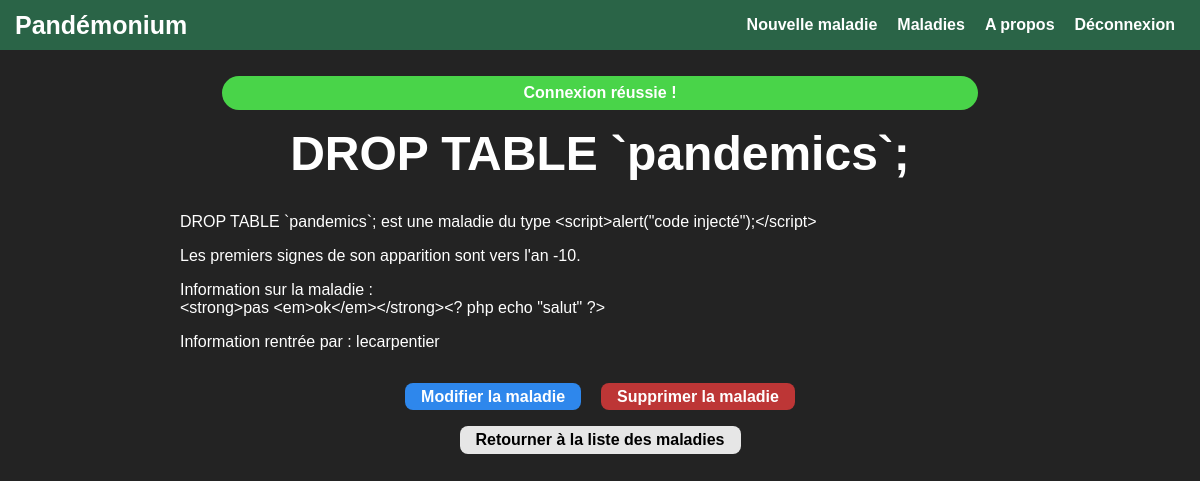
The app's page /index.php/pandemics/3 (signed in) with its own data.
### tables this page shows
CREATE TABLE `pandemics` (
  `id` int(11) NOT NULL AUTO_INCREMENT,
  `name` varchar(255) NOT NULL,
  `type` varchar(255) NOT NULL,
  `discoveryYear` int(11) NOT NULL,
  `description` text NOT NULL,
  `creator` varchar(255) NOT NULL,
  PRIMARY KEY (`id`)
);

### src/controller/PandemicController.php (called while the page is built, shortened)
<?php
class PandemicController
{
    private $view, $storage, $router, $manager;
    public function __construct($view, $storage, $router, $manager)
    {
        $this->view = $view;
        $this->storage = $storage;
        $this->manager = $manager;
    }
    public function showInformation($id)
    {
        $pandemic = $this->storage->read($id);
        if ($pandemic !== null) {
            $this->view->makePandemicPage($pandemic, $id, $this->permission($pandemic));
        } else {
            $this->view->displayUnknownPandemic();
        }
    }
    private function permission($pandemic)
    {
        return $this->manager->getUser() !== null && ($this->manager->getUser()->getUsername() === $pandemic->getCreator() || $this->manager->isAdminConnected());
    }
}

### src/Router.php (called while the page is built, shortened)
<?php
require_once("AbstractRouter.php");
require_once("PandemicRouter.php");
class Router extends AbstractRouter
{
    private $subrouters;
    public function __construct()
    {
        $this->subrouters = array(new PandemicRouter($this), new AuthenticationRouter($this), new AdminRouter($this));
    }
    public function createURLs()
    {
        $this->urls["home"] = "";
        $this->urls["about"] = "/about";
        $this->urls = array_merge($this->urls, $this->getSubRouter("pandemics")->getURLs());
        $this->urls = array_merge($this->urls, $this->getSubRouter("accounts")->getURLs());
        $this->urls = array_merge($this->urls, $this->getSubRouter("admin")->getURLs());
    }
    public function main($db, $path_exploded = "", $auth_manager = null)
    {
        if (isset($_SERVER['PATH_INFO'])) {
            $path_exploded = array_slice(explode('/', $_SERVER['PATH_INFO']), 1);
        }
        $auth_manager = new AuthenticationManager($db->getStorage("users"));
        try {
            if ($path_exploded === "" || (count($path_exploded) == 1 && $path_exploded[0] === "")) {
                $this->view->homePage();
            } else if (count($path_exploded) == 1 && $path_exploded[0] === "about") {
                $this->view->aboutPage();
            } else {
                switch ($path_exploded[0]) {
                    case 'pandemics':
                        $sub_router = $this->getSubRouter("pandemics");
                        $sub_router->main($db, array_slice($path_exploded, 1), $auth_manager);
                        $this->view = $sub_router->getView();
                        break;
                }
            }
        } catch (Exception $e) {
            $this->view->show500();
        }
        if ($auth_manager->isUserConnected()) {
            $this->view->removeNavLink("Connexion");
            $this->view->removeNavLink("S'inscrire");
        } else {
            $this->view->removeNavLink("Nouvelle maladie");
            $this->view->removeNavLink("Déconnexion");
        }
        if (!$auth_manager->isAdminConnected()) {
            $this->view->removeNavLink("Admin");
        }
        $this->view->setFeedback($this->getFeedback());
        $this->view->render();
    }
    public function getSubRouter($app_name)
    {
        foreach ($this->subrouters as $key) {
            if ($key->getAppName() === $app_name) {
                return $key;
            }
        }
        return null;
    }
}

### index.php (called while the page is built, shortened)
<?php
require_once("Router.php");
require_once("settings.php");
$router = new Router();
$router->main($db);
?>

### src/model/Pandemic.php (called while the page is built, shortened)
<?php
class Pandemic
{
    private $name, $type, $discoveryYear, $description, $creator;
    public function getName()
    {
        return $this->name;
    }
    public function getType()
    {
        return $this->type;
    }
    public function getDiscoveryYear()
    {
        return $this->discoveryYear;
    }
    public function getDescription()
    {
        return $this->description;
    }
    public function getCreator()
    {
        return $this->creator;
    }
    public function setName($name)
    {
        $this->name = $name;
    }
    public function setType($type)
    {
        $this->type = $type;
    }
    public function setDiscoveryYear($discoveryYear)
    {
        $this->discoveryYear = $discoveryYear;
    }
    public function setDescription($description)
    {
        $this->description = $description;
    }
    public function setCreator($creator)
    {
        $this->creator = $creator;
    }
}

### src/model/PandemicStorageMySQL.php (called while the page is built, shortened)
<?php
require_once("model/Pandemic.php");
class PandemicStorageMySQL implements Storage
{
    private $database;
    public function __construct($pdo)
    {
        $this->database = $pdo;
    }
    public function read($object_id)
    {
        $request = "SELECT * FROM pandemics WHERE id=:id";
        $stmt = $this->database->prepare($request);
        $stmt->execute(array(":id" => intval($object_id)));
        $fetched_data = $stmt->fetch(PDO::FETCH_ASSOC);
        if ($fetched_data) {
            return new Pandemic($fetched_data['name'], $fetched_data['type'], intval($fetched_data['discoveryYear']), $fetched_data['description'], $fetched_data['creator']);
        }
        return null;
    }
}

### src/Utils.php (called while the page is built)
<?php
class Utils {
    public static function htmlesc($str)
    {
        return htmlentities(
            $str,
            ENT_QUOTES
                | ENT_SUBSTITUTE
                | ENT_HTML5,
            'UTF-8'
        );
    }
}

### src/view/AbstractView.php (called while the page is built, shortened)
<?php
abstract class AbstractView
{
    public function __construct($router, $include_file_name, $feedback = array())
    {
        $this->router = $router;
    }
}

### src/AbstractRouter.php (called while the page is built, shortened)
<?php
abstract class AbstractRouter
{
    protected $app_name, $urls, $view, $main_router;
    public function __construct($app_name, $view, $main_router = null)
    {
        $this->app_name = $app_name;
        $this->urls = array();
    }
    private function getURLParameters($url)
    {
        $matches = array();
        preg_match_all("/<([A-Za-z0-9]+)>/", $url, $matches, PREG_OFFSET_CAPTURE);
        $parameters = array();
        for ($i = 0; $i < count($matches[0]); $i++) {
            $parameters[$matches[1][$i][0]] = array(
                "start" => $matches[0][$i][1],
                "end" => $matches[0][$i][1] + strlen($matches[1][$i][0]) + 1,
                "length" => strlen($matches[1][$i][0]) + 2,
            );
        }
        return $parameters;
    }
    public function getConfigurableURL($name, $parameters)
    {
        $url = $this->urls[$name];
        $url_parameters = $this->getURLParameters($url);
        foreach ($url_parameters as $key => $value) {
            $url = substr_replace($url, $parameters[$key], $url_parameters[$key]["start"], $url_parameters[$key]["length"]);
        }
        return $_SERVER['SCRIPT_NAME'] . $url;
    }
    public function getSimpleURL($name)
    {
        return $_SERVER['SCRIPT_NAME'] . (isset($this->urls[$name]) ? $this->urls[$name] : "");
    }
    public function getAppName()
    {
        return $this->app_name;
    }
    public function getURLs()
    {
        return $this->urls;
    }
}

### src/view/PandemicView.php (the view, shortened to what this page needs)
<?php
require_once("Utils.php");
require_once("view/AbstractView.php");
class PandemicView extends AbstractView
{
	public function makePandemicPage($pandemic, $id, $has_permission)
	{
		$this->content = "<h1>" . Utils::htmlesc($pandemic->getName()) . "</h1><article><p>" . Utils::htmlesc($pandemic->getName()) . " est une maladie du type " . Utils::htmlesc($pandemic->getType()) . "</p><p>Les premiers signes de son apparition sont vers l'an {$pandemic->getDiscoveryYear()}.</p><p>Information sur la maladie :<br>" . Utils::htmlesc($pandemic->getDescription()) . "</p><p>Information rentrée par : {$pandemic->getCreator()}</p></article>";
		$this->content .= "<div class=\"buttons\">";
		if ($has_permission) {
			$this->content .= "<a class=\"button info\" href=\"{$this->router->getConfigurableURL("pandemics_update", array("id" =>$id))}\">Modifier la maladie</a><a class=\"button danger\" href=\"{$this->router->getConfigurableURL("pandemics_delete", array("id" =>$id))}\">Supprimer la maladie</a><br>";
		}
		$this->content .= "<a class=\"button\" href=\"{$this->router->getSimpleURL("pandemics_list")}\">Retourner à la liste des maladies</a></div>";
	}
}

### css/screen.css (style rules this page uses)
* { box-sizing: border-box; }
body, textarea { font-family: Arial, Helvetica, sans-serif; }
body { margin: 0; padding: 0; background-color: rgb(35, 35, 35); color: white; min-width: 250px; }
h1 { margin-top: 1rem; text-align: center; font-size: 3em; }
a { color: white; }
.button, button { display: inline-block; font-size: 1rem; padding: 0.35rem 1rem; font-weight: bold; text-align: center; vertical-align: middle; line-height: 1; color: black; background-color: rgba(245, 245, 245, 0.932); border: none; border-radius: 8px; cursor: pointer; text-decoration: none; transition: all 0.175s ease-in-out; }
.buttons { width: 100%; text-align: center; }
.buttons .button { margin: 1em 10px 0 10px; }
.button.danger, button.danger { background-color: rgb(189, 54, 54); color: white; }
.button.info, button.info { background-color: rgb(46, 135, 236); color: white; }

### records on screen
pandemics: name "DROP TABLE `pandemics`;", type "<script>alert(\"code injecté\");</script>", discoveryYear "-10", description "<strong>pas <em>ok</em></strong><? php echo \"salut\" ?>", creator "lecarpentier"

### other values on screen
$text "Nouvelle maladie"
$text "Maladies"
$text "A propos"
$text "Déconnexion"
$feedback['feedback'] "Connexion réussie !"
